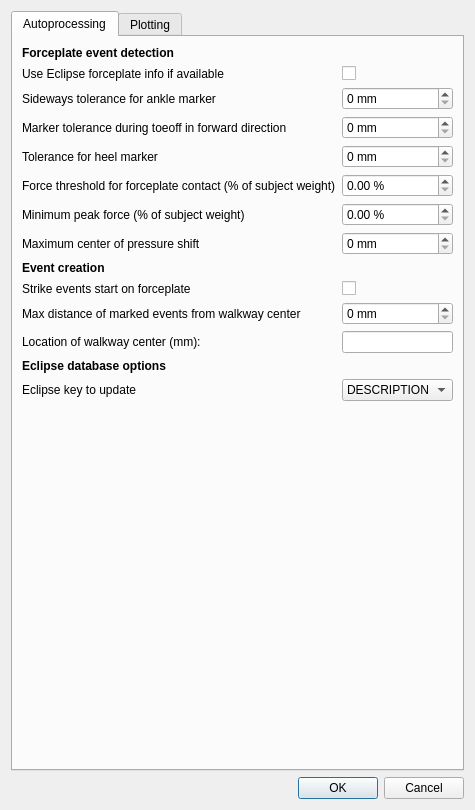
<?xml version="1.0" encoding="UTF-8"?>
<ui version="4.0">
 <class>Dialog</class>
 <widget class="QDialog" name="Dialog">
  <property name="geometry">
   <rect>
    <x>0</x>
    <y>0</y>
    <width>435</width>
    <height>810</height>
   </rect>
  </property>
  <property name="windowTitle">
   <string>Dialog</string>
  </property>
  <layout class="QGridLayout" name="gridLayout">
   <item row="0" column="0">
    <widget class="QTabWidget" name="tabWidget">
     <property name="currentIndex">
      <number>0</number>
     </property>
     <widget class="QWidget" name="autoproc">
      <attribute name="title">
       <string>Autoprocessing</string>
      </attribute>
      <layout class="QVBoxLayout" name="verticalLayout">
       <item>
        <layout class="QFormLayout" name="formLayout">
         <item row="0" column="0">
          <widget class="QLabel" name="label_3">
           <property name="font">
            <font>
             <weight>75</weight>
             <bold>true</bold>
            </font>
           </property>
           <property name="text">
            <string>Forceplate event detection</string>
           </property>
          </widget>
         </item>
         <item row="1" column="0">
          <widget class="QLabel" name="label_14">
           <property name="text">
            <string>Use Eclipse forceplate info if available</string>
           </property>
          </widget>
         </item>
         <item row="1" column="1">
          <widget class="QCheckBox" name="cfg_use_eclipse_fp_info">
           <property name="text">
            <string/>
           </property>
          </widget>
         </item>
         <item row="2" column="0">
          <widget class="QLabel" name="label">
           <property name="text">
            <string>Sideways tolerance for ankle marker</string>
           </property>
          </widget>
         </item>
         <item row="2" column="1">
          <widget class="QSpinBox" name="cfg_ankle_sideways_tol">
           <property name="suffix">
            <string> mm</string>
           </property>
          </widget>
         </item>
         <item row="3" column="0">
          <widget class="QLabel" name="label_7">
           <property name="text">
            <string>Marker tolerance during toeoff in forward direction</string>
           </property>
          </widget>
         </item>
         <item row="3" column="1">
          <widget class="QSpinBox" name="cfg_toeoff_marker_tol">
           <property name="suffix">
            <string> mm</string>
           </property>
          </widget>
         </item>
         <item row="4" column="0">
          <widget class="QLabel" name="label_9">
           <property name="text">
            <string>Tolerance for heel marker</string>
           </property>
          </widget>
         </item>
         <item row="4" column="1">
          <widget class="QSpinBox" name="cfg_heel_strike_tol">
           <property name="suffix">
            <string> mm</string>
           </property>
          </widget>
         </item>
         <item row="5" column="0">
          <widget class="QLabel" name="label_4">
           <property name="text">
            <string>Force threshold for forceplate contact (% of subject weight)</string>
           </property>
          </widget>
         </item>
         <item row="6" column="0">
          <widget class="QLabel" name="label_5">
           <property name="text">
            <string>Minimum peak force (% of subject weight)</string>
           </property>
          </widget>
         </item>
         <item row="7" column="0">
          <widget class="QLabel" name="label_8">
           <property name="text">
            <string>Maximum center of pressure shift</string>
           </property>
          </widget>
         </item>
         <item row="7" column="1">
          <widget class="QSpinBox" name="cfg_cop_shift_max">
           <property name="suffix">
            <string> mm</string>
           </property>
           <property name="maximum">
            <number>500</number>
           </property>
          </widget>
         </item>
         <item row="8" column="0">
          <widget class="QLabel" name="label_10">
           <property name="font">
            <font>
             <weight>75</weight>
             <bold>true</bold>
            </font>
           </property>
           <property name="text">
            <string>Event creation</string>
           </property>
          </widget>
         </item>
         <item row="9" column="0">
          <widget class="QLabel" name="label_6">
           <property name="text">
            <string>Strike events start on forceplate</string>
           </property>
          </widget>
         </item>
         <item row="9" column="1">
          <widget class="QCheckBox" name="cfg_start_on_forceplate">
           <property name="text">
            <string/>
           </property>
          </widget>
         </item>
         <item row="10" column="0">
          <widget class="QLabel" name="label_2">
           <property name="text">
            <string>Max distance of marked events from walkway center</string>
           </property>
          </widget>
         </item>
         <item row="10" column="1">
          <widget class="QSpinBox" name="cfg_automark_max_dist">
           <property name="suffix">
            <string> mm</string>
           </property>
           <property name="maximum">
            <number>10000</number>
           </property>
          </widget>
         </item>
         <item row="11" column="0">
          <widget class="QLabel" name="label_18">
           <property name="text">
            <string>Location of walkway center (mm):</string>
           </property>
          </widget>
         </item>
         <item row="11" column="1">
          <widget class="QLineEdit" name="cfg_walkway_ctr"/>
         </item>
         <item row="12" column="0">
          <widget class="QLabel" name="label_11">
           <property name="font">
            <font>
             <weight>75</weight>
             <bold>true</bold>
            </font>
           </property>
           <property name="text">
            <string>Eclipse database options</string>
           </property>
          </widget>
         </item>
         <item row="13" column="0">
          <widget class="QLabel" name="label_12">
           <property name="text">
            <string>Eclipse key to update</string>
           </property>
          </widget>
         </item>
         <item row="13" column="1">
          <widget class="QComboBox" name="cfg_eclipse_write_key">
           <item>
            <property name="text">
             <string>DESCRIPTION</string>
            </property>
           </item>
           <item>
            <property name="text">
             <string>NOTES</string>
            </property>
           </item>
           <item>
            <property name="text">
             <string>None</string>
            </property>
           </item>
          </widget>
         </item>
         <item row="5" column="1">
          <widget class="QDoubleSpinBox" name="cfg_forceplate_contact_threshold">
           <property name="suffix">
            <string> %</string>
           </property>
          </widget>
         </item>
         <item row="6" column="1">
          <widget class="QDoubleSpinBox" name="cfg_forceplate_min_weight">
           <property name="suffix">
            <string> %</string>
           </property>
          </widget>
         </item>
        </layout>
       </item>
      </layout>
     </widget>
     <widget class="QWidget" name="plot">
      <attribute name="title">
       <string>Plotting</string>
      </attribute>
     </widget>
    </widget>
   </item>
   <item row="1" column="0">
    <widget class="QDialogButtonBox" name="buttonBox">
     <property name="orientation">
      <enum>Qt::Horizontal</enum>
     </property>
     <property name="standardButtons">
      <set>QDialogButtonBox::Cancel|QDialogButtonBox::Ok</set>
     </property>
    </widget>
   </item>
  </layout>
 </widget>
 <resources/>
 <connections>
  <connection>
   <sender>buttonBox</sender>
   <signal>accepted()</signal>
   <receiver>Dialog</receiver>
   <slot>accept()</slot>
   <hints>
    <hint type="sourcelabel">
     <x>248</x>
     <y>254</y>
    </hint>
    <hint type="destinationlabel">
     <x>157</x>
     <y>274</y>
    </hint>
   </hints>
  </connection>
  <connection>
   <sender>buttonBox</sender>
   <signal>rejected()</signal>
   <receiver>Dialog</receiver>
   <slot>reject()</slot>
   <hints>
    <hint type="sourcelabel">
     <x>316</x>
     <y>260</y>
    </hint>
    <hint type="destinationlabel">
     <x>286</x>
     <y>274</y>
    </hint>
   </hints>
  </connection>
 </connections>
</ui>
